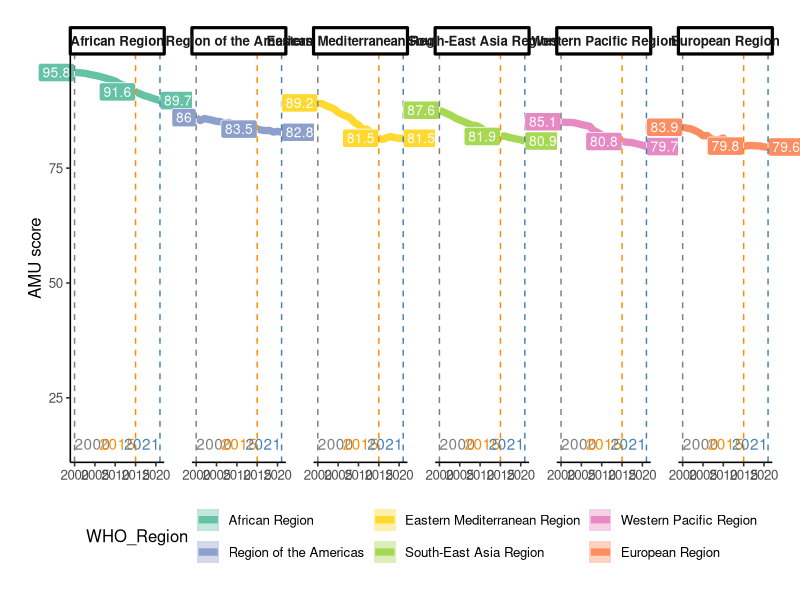

The R script that drew this image:
library(ggplot2)
library(dplyr)
library(readr)
library(RColorBrewer)

# Read data
data <- read_csv("../data/fig3A.csv")

# Set grouping variable: WHO Region
group_var <- "WHO_Region"

# Define custom WHO region order
ordered_who <- c(
  "African Region",
  "Region of the Americas",
  "Eastern Mediterranean Region",
  "South-East Asia Region",
  "Western Pacific Region",
  "European Region"
)

# Manually assign colors for each region
group_colors <- c(
  "Region of the Americas" = "#8da0cb",
  "African Region" = "#66c2a5",
  "Eastern Mediterranean Region" = "#ffd92f",
  "Western Pacific Region" = "#e78ac3",
  "European Region" = "#fc8d62",
  "South-East Asia Region" = "#a6d854"
)

data[[group_var]] <- factor(data[[group_var]], levels = ordered_who)

# Key reference years for annotation
year_labels <- c(2000, 2015, 2021)

# Compute group-level mean values in key reference years
mean_labels <- data %>%
  filter(year %in% year_labels) %>%
  group_by(.data[[group_var]], year) %>%
  summarise(value = round(mean(value, na.rm = TRUE), 1), .groups = "drop") %>%
  mutate(hjust = ifelse(year == 2021, 0, 1))

# Plot
p <- ggplot(data, aes(x = year, y = value)) +
  
  # Standard deviation band
  stat_summary(
    aes(fill = .data[[group_var]]),
    fun.data = mean_sdl, fun.args = list(mult = 1),
    geom = "ribbon", alpha = 0.4, color = NA
  ) +
  
  # Mean trend line
  stat_summary(
    aes(color = .data[[group_var]]),
    fun = mean, geom = "line", size = 2.5
  ) +
  
  # Labels for mean values at reference years
  geom_label(
    data = mean_labels,
    aes(x = year, y = value, label = value, fill = .data[[group_var]], hjust = hjust),
    color = "white", size = 3.5, show.legend = FALSE
  ) +
  
  # Vertical reference lines and annotations
  geom_vline(xintercept = 2000, linetype = "dashed", color = "grey50") +
  geom_vline(xintercept = 2015, linetype = "dashed", color = "darkorange") +
  geom_vline(xintercept = 2021, linetype = "dashed", color = "steelblue") +
  annotate("text", x = 2000, y = 15, label = "2000", hjust = 0, color = "grey50") +
  annotate("text", x = 2015, y = 15, label = "2015", hjust = 1, color = "darkorange") +
  annotate("text", x = 2021, y = 15, label = "2021", hjust = 1, color = "steelblue") +
  
  # Facet by WHO region
  facet_wrap(as.formula(paste("~", group_var)), nrow = 1) +
  
  # Apply manual colors
  scale_color_manual(values = group_colors) +
  scale_fill_manual(values = group_colors) +
  
  # Labels and theme
  labs(
    x = NULL,
    y = "AMU score",
    color = group_var,
    fill = group_var
  ) +
  theme_classic(base_size = 12) +
  theme(
    strip.text = element_text(face = "bold"),
    plot.title = element_text(size = 16, face = "bold"),
    legend.position = "bottom",
    plot.margin = margin(rep(20, 4)),
    panel.spacing = unit(20, "pt")
  ) +
  coord_cartesian(clip = "off")

# Save as PDF
ggsave("../output/fig3A.pdf", plot = p, width = 14, height = 6)
